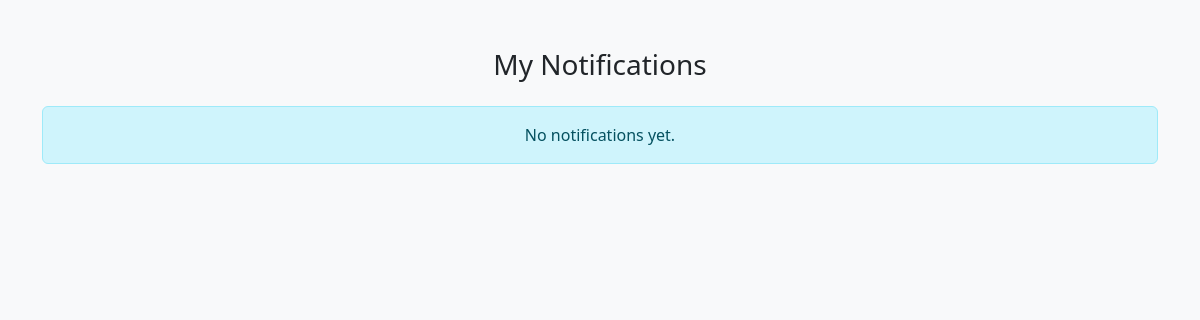
Before: /student_notifications.php (signed in) with the older database file.
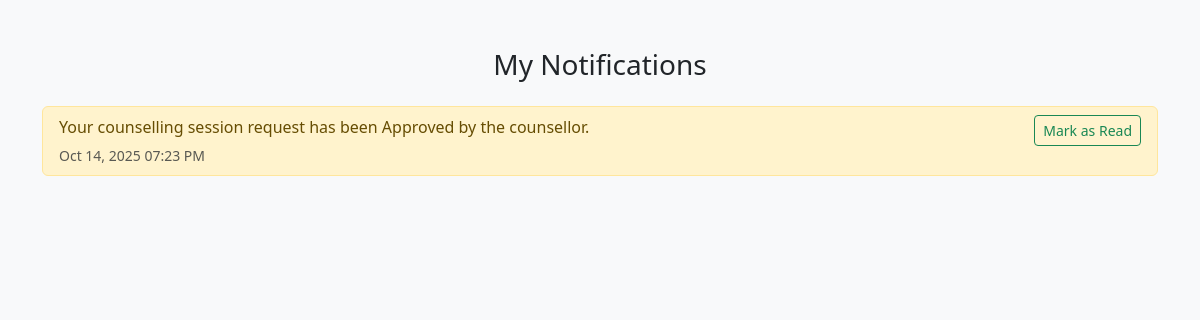
After: the same page with the newer database file.
### tables this page shows
CREATE TABLE `notifications` (
  `id` int(10) UNSIGNED NOT NULL,
  `user_id` int(10) UNSIGNED NOT NULL,
  `user_type` enum('student','admin') NOT NULL,
  `message` text NOT NULL,
  `is_read` tinyint(1) DEFAULT 0,
  `created_at` timestamp NOT NULL DEFAULT current_timestamp()
);

### student_notifications.php (the view, shortened to what this page needs)
<?php
require 'db.php';
$student_id = $_SESSION['user_id'];
$stmt = $pdo->prepare("SELECT * FROM notifications WHERE user_id = ? AND user_type = 'student' ORDER BY created_at DESC");
$stmt->execute([$student_id]);
$notifications = $stmt->fetchAll(PDO::FETCH_ASSOC);
?>
<!DOCTYPE html>
<html lang="en">
<head>
    <link rel="stylesheet" href="https://cdn.jsdelivr.net/npm/bootstrap@5.3.2/dist/css/bootstrap.min.css">
</head>
<body class="bg-light">
<div class="container mt-5">
    <h3 class="mb-4 text-center">My Notifications</h3>
    <?php if (count($notifications) > 0): ?>
        <div class="list-group">
            <?php foreach ($notifications as $note): ?>
                <div class="list-group-item d-flex justify-content-between align-items-start
                    <?php echo $note['is_read'] ? '' : 'list-group-item-warning'; ?>">
                    <div>
                        <p class="mb-1"><?php echo htmlspecialchars($note['message']); ?></p>
                        <small class="text-muted">
                            <?php echo date('M d, Y h:i A', strtotime($note['created_at'])); ?>
                        </small>
                    </div>
                    <?php if (!$note['is_read']): ?>
                        <form action="mark_notification_read.php" method="POST">
                            <button class="btn btn-sm btn-outline-success">Mark as Read</button>
                        </form>
                    <?php endif; ?>
                </div>
            <?php endforeach; ?>
        </div>
    <?php else: ?>
        <div class="alert alert-info text-center">No notifications yet.</div>
    <?php endif; ?>
</div>
</body>
</html>

Changed rows visible on the page:
added notifications: message "Your counselling session request has been Approved by the counsellor.", created_at "Oct 14, 2025 07:23 PM"
Other visible differences:
text no longer shown: "No notifications yet."
